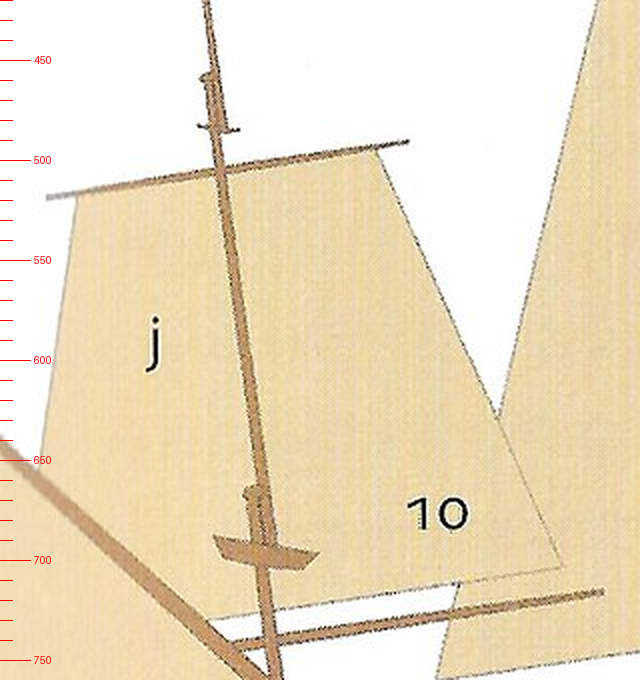
#> input picture build/staging/r324/mizzen-top.png, 640 x 680 px
$ python r324_tops.py mizzen-top.png
#> lines starting #> are read from the running program, lines starting #| are printed output that depends on the picture; after the words box and inside, x2 and y2 are one past the last pixel; in counts of white or black regions, pixels touching at a corner belong together
"""r324 prep for 0y167: rows where the spar run through the mast is widest (a top or crosstrees) on each upper section of Vasa's plate."""
import sys, numpy as np
from PIL import Image
im = np.asarray(Image.open(sys.argv[1]).convert('RGB')).astype(int)
g = im.mean(axis=2)
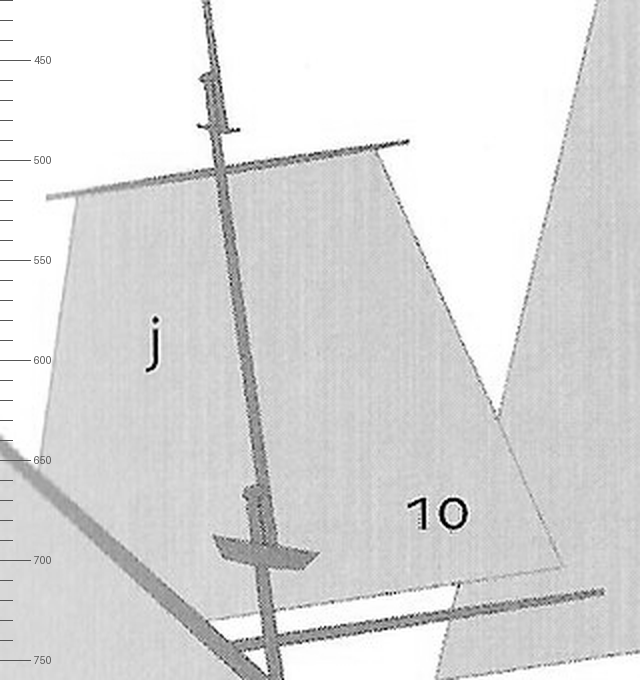
#> g: shape (680, 640) float64; min 0, max 255, mean 219.4
sp = ((im[:, :, 0] - im[:, :, 1]) > 30) | (g < 150)
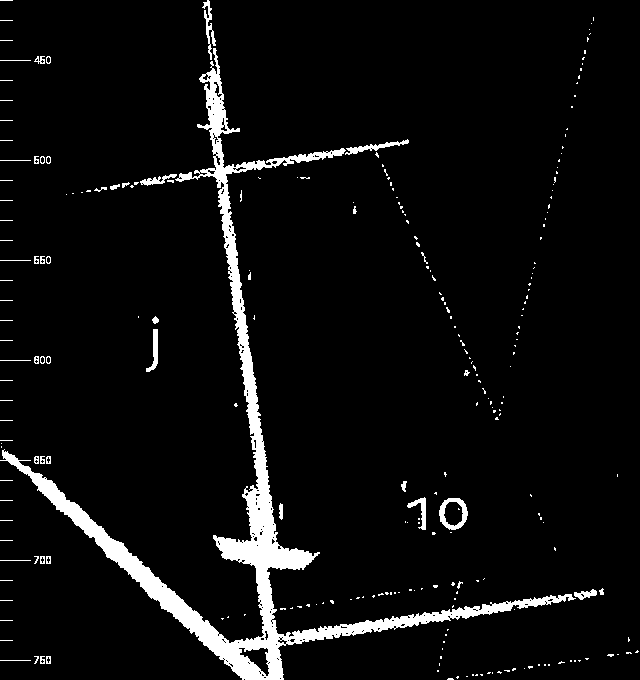
#> sp: shape (680, 640) bool; 5.4% white; 256 white regions (213 under 20 px), largest, box (x1, y1, x2, y2) and area: (0, 48, 576, 680) 19245, (439, 498, 468, 530) 392, (345, 139, 409, 155) 285
def width(r, c):
#> (the run stopped early here; a loop or call above may not have finished)

$ run again, on build/staging/r324/pair-ship-galley.png
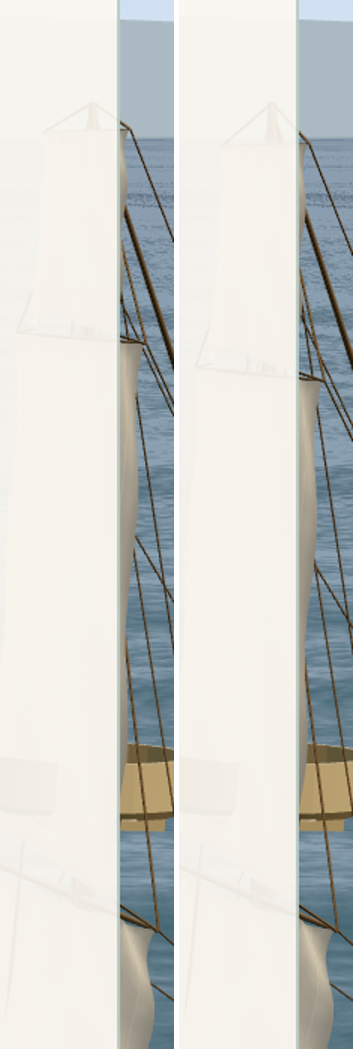
#> input picture build/staging/r324/pair-ship-galley.png, 706 x 2097 px (shown at 1/2 size)
#> `g = im.mean(axis=2)`:
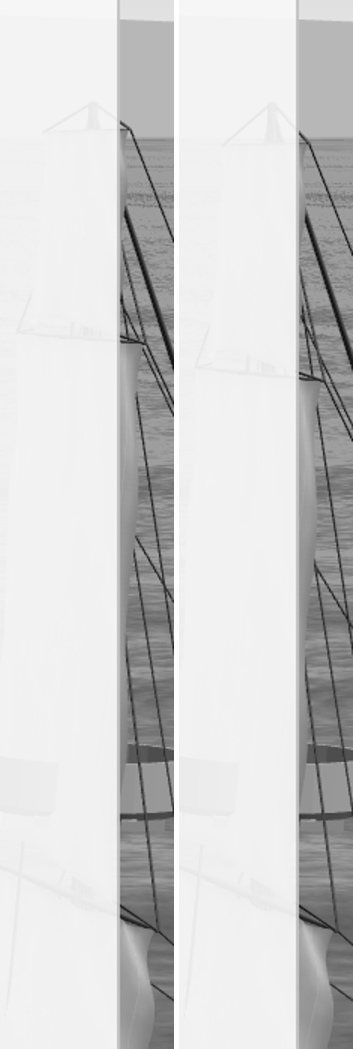
#> g: shape (2097, 706) float64 (shown at 1/2 size); min 7.67, max 255, mean 209.3
#> `sp = ((im[:, :, 0] - im[:, :, 1]) > 30) | (g < 150)`:
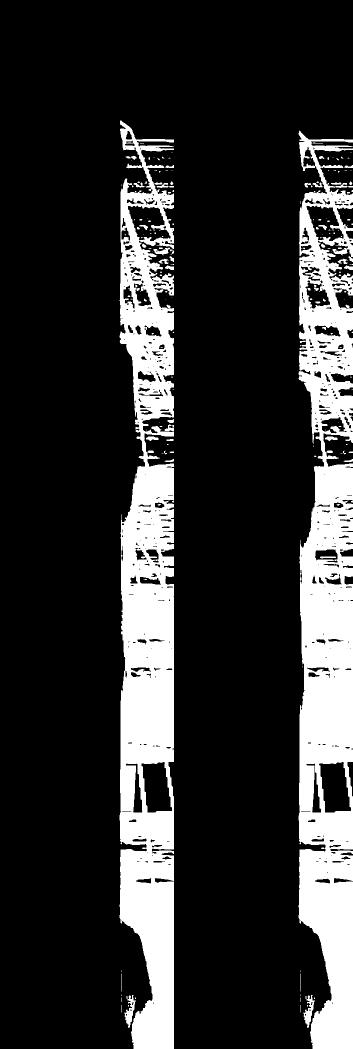
#> sp: shape (2097, 706) bool (shown at 1/2 size); 18.7% white; 178 white regions (128 under 20 px), largest, box (x1, y1, x2, y2) and area: (597, 261, 706, 2097) 135588, (239, 241, 348, 2097) 135466, (249, 1990, 271, 2056) 648
#> the loop `for name, rows, colAt in [('fore topmast top', range(340, 395), lambda..` made 6 passes
#> (printed output is left out)

$ run again, on build/staging/r324/tg-fore.png
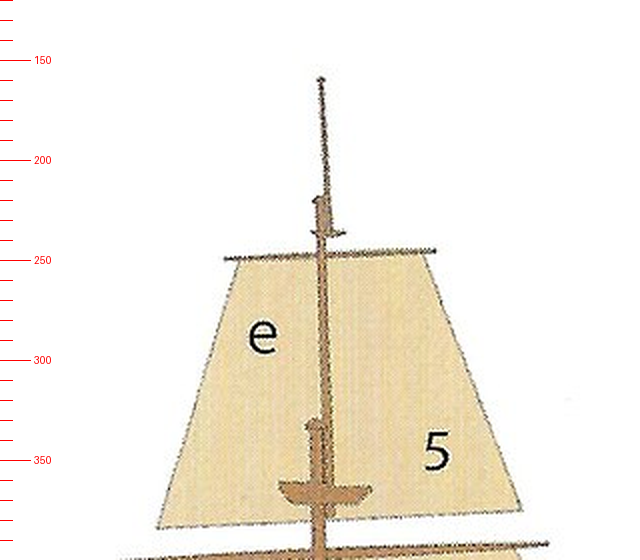
#> input picture build/staging/r324/tg-fore.png, 640 x 560 px
#> `g = im.mean(axis=2)`:
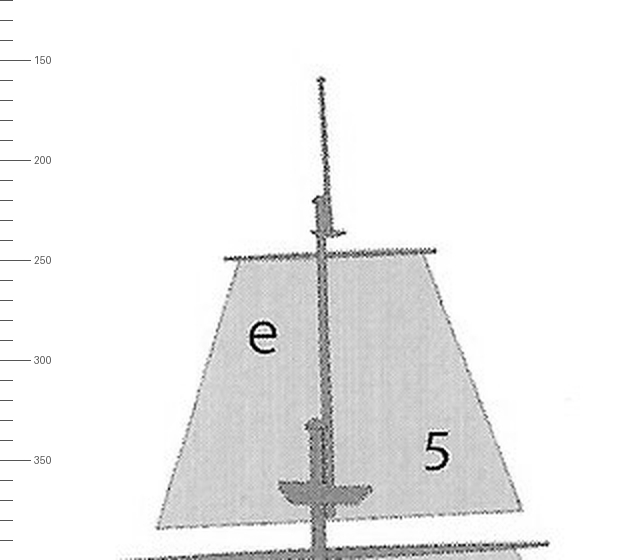
#> g: shape (560, 640) float64; min 0, max 255, mean 240
#> `sp = ((im[:, :, 0] - im[:, :, 1]) > 30) | (g < 150)`:
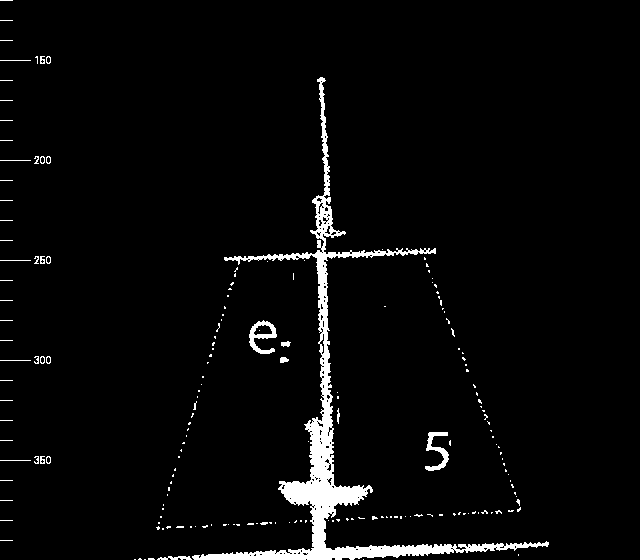
#> sp: shape (560, 640) bool; 3.6% white; 189 white regions (163 under 20 px), largest, box (x1, y1, x2, y2) and area: (192, 77, 549, 560) 10178, (249, 320, 277, 354) 405, (425, 432, 449, 471) 360
